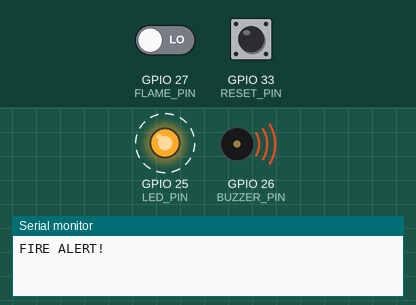
This sketch was run on a simulated ESP32. Parts: output pins drawn as LEDs (lit = HIGH), buzzer (waves = sounding, pin HIGH), the last lines printed to the serial monitor. Dashed ring = blinking. The inputs (shaded band) are chosen by the test bench; at power-on: GPIO 27 (FLAME_PIN) LOW, GPIO 33 (RESET_PIN) HIGH. WiFi joins after 1.5 s; servers stay silent unless stated.

Above: at 0.87 s.
1.3 s: GPIO 27 (FLAME_PIN) driven HIGH
4.3 s: GPIO 33 (RESET_PIN) pulled LOW for 1 s
At 4.7 s:
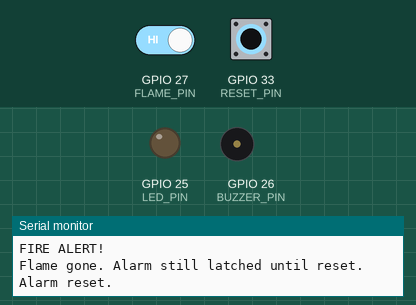
6.8 s: GPIO 27 (FLAME_PIN) driven LOW
At 6.92 s:
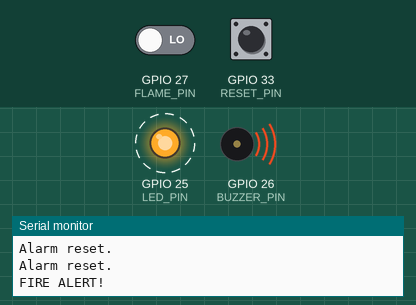
Timing chart, 0 to 15.8 s (numbered marks = the images above; inputs shaded):
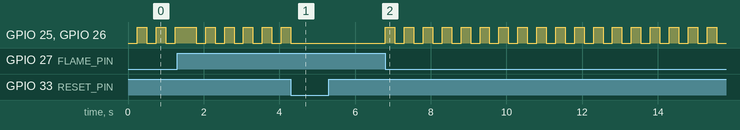

The sketch:

flame_alarm.ino
```cpp
#define BLYNK_TEMPLATE_ID   "TMPL3tWrBR-_Y"
#define BLYNK_TEMPLATE_NAME "Smart Fire Alarm"
#define BLYNK_AUTH_TOKEN    "iBsCwlFWkVTybJuXTS5B7XdZpd8zJPnm"
#define BLYNK_PRINT Serial

#include <WiFi.h>
#include <BlynkSimpleEsp32.h>

char ssid[] = "Ram_kumar_pandey74641";
char pass[] = "Radhe Radhe";

// ---------- Pin Definitions ----------
const int FLAME_PIN  = 27;   // Flame sensor DO
const int BUZZER_PIN = 26;   // Buzzer driver IN
const int LED_PIN    = 25;   // LED driver IN
const int RESET_PIN  = 33;   // Reset button (other leg to GND)

// Most flame sensors output LOW when flame is detected
const int FLAME_ACTIVE = LOW;
const int RESET_ACTIVE = LOW;   // Button pressed = LOW (INPUT_PULLUP)

// ---------- Timing ----------
const unsigned long BLINK_INTERVAL = 250;   // ms, blink speed

// ---------- Global Variables ----------
BlynkTimer timer;
bool previousFire = false;
bool alertSent    = false;
bool alarmLatched = false;     // Stays ON after flame is gone
bool blinkState   = false;
unsigned long lastBlink = 0;

// ---------- Alarm Output ----------
void setAlarmOutput(bool on)
{
  if (on) {
    // Blink buzzer and LED together
    unsigned long now = millis();
    if (now - lastBlink >= BLINK_INTERVAL) {
      lastBlink = now;
      blinkState = !blinkState;
    }
    digitalWrite(BUZZER_PIN, blinkState ? HIGH : LOW);
    digitalWrite(LED_PIN,    blinkState ? HIGH : LOW);
  } else {
    blinkState = false;
    digitalWrite(BUZZER_PIN, LOW);
    digitalWrite(LED_PIN,    LOW);
  }
}

// ---------- Fire Check Function ----------
void checkFire()
{
  bool fireDetected = (digitalRead(FLAME_PIN) == FLAME_ACTIVE);

  // Fire just detected: latch the alarm and notify
  if (fireDetected && !previousFire) {
    alarmLatched = true;
    Serial.println("FIRE ALERT!");
  }

  // Send Blynk notification only once per fire event
  if (fireDetected && !alertSent && Blynk.connected()) {
    Blynk.logEvent("fire_alert", "Flame detected! Check the area immediately.");
    alertSent = true;
  }

  // Fire gone: alarm stays latched until reset
  if (!fireDetected && previousFire) {
    alertSent = false;
    Serial.println("Flame gone. Alarm still latched until reset.");
  }

  // Reset button: clears the latch if flame is no longer present
  if (digitalRead(RESET_PIN) == RESET_ACTIVE) {
    if (!fireDetected) {
      alarmLatched = false;
      Serial.println("Alarm reset.");
    }
  }

  previousFire = fireDetected;
}

// ---------- Setup ----------
void setup()
{
  Serial.begin(115200);

  pinMode(FLAME_PIN,  INPUT);
  pinMode(RESET_PIN,  INPUT_PULLUP);
  pinMode(BUZZER_PIN, OUTPUT);
  pinMode(LED_PIN,    OUTPUT);

  digitalWrite(BUZZER_PIN, LOW);
  digitalWrite(LED_PIN,    LOW);

  WiFi.begin(ssid, pass);
  Blynk.config(BLYNK_AUTH_TOKEN);

  timer.setInterval(300L, checkFire);
}

// ---------- Loop ----------
void loop()
{
  Blynk.run();
  timer.run();

  // Blink while fire is present or alarm is latched
  bool fireNow = (digitalRead(FLAME_PIN) == FLAME_ACTIVE);
  setAlarmOutput(fireNow || alarmLatched);
}
```

Measured:
- after the input at 4.3 s, GPIO 25 (LED_PIN), GPIO 26 (BUZZER_PIN): goes on until 4.3 s, then stays LOW
- after the input at 6.8 s, GPIO 25 (LED_PIN), GPIO 26 (BUZZER_PIN): alternates HIGH for 0.25 s and LOW for 0.25 s, starting at once
- by itself, GPIO 25 (LED_PIN), GPIO 26 (BUZZER_PIN): alternates HIGH for 0.25 s and LOW for 0.25 s
